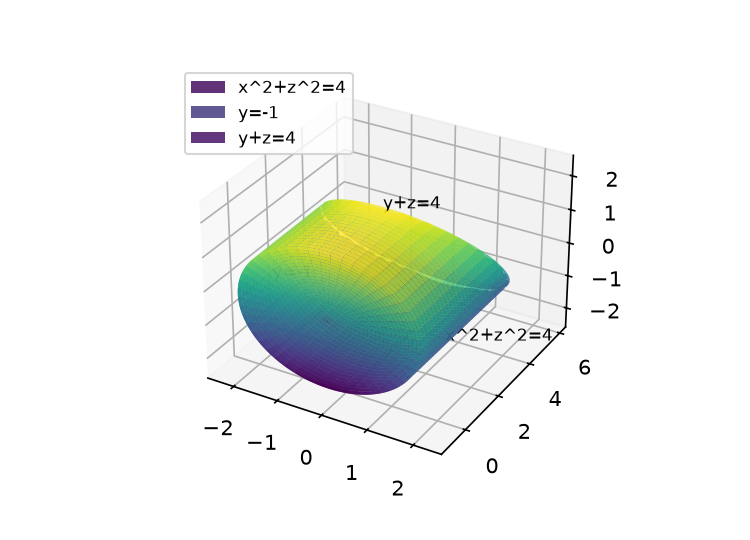

The script that saved this image:
"""Plot the solid enclosed by x^2+z^2=4, y=-1, y+z=4."""
import matplotlib
matplotlib.use("Agg")
import matplotlib.pyplot as plt
import numpy as np
from mpl_toolkits.mplot3d import proj3d
fig, ax = plt.subplots(subplot_kw={"projection": "3d"}, figsize=(5, 3.6), dpi=150)
th = np.linspace(0, 2*np.pi, 100)
yy = np.linspace(-1, 6, 40)
T, Y = np.meshgrid(th, yy)
mask = (Y < -1) | (Y > 4 - 2*np.sin(T))
ax.plot_surface(np.ma.masked_where(mask, 2*np.cos(T)), np.ma.masked_where(mask, Y), np.ma.masked_where(mask, 2*np.sin(T)), cmap="viridis", alpha=0.85)
rad = np.linspace(0, 2, 24)
R, TH = np.meshgrid(rad, th)
X1, Z1 = R*np.cos(TH), R*np.sin(TH)
ax.plot_surface(X1, np.full_like(X1, -1.0), Z1, cmap="viridis", alpha=0.85)
Z2 = R*np.sin(TH)
ax.plot_surface(X1, 4 - Z2, Z2, cmap="viridis", alpha=0.85)
ax.set_xlim(-2.6, 2.6); ax.set_ylim(-1.4, 6.4); ax.set_zlim(-2.6, 2.6)
ax.legend(["x^2+z^2=4", "y=-1", "y+z=4"], loc="upper left", fontsize=8)
fig.canvas.draw()
def put(p, s):
    px, py, pz = proj3d.proj_transform(p[0], p[1], p[2], ax.get_proj())
    dx, dy = ax.transData.transform((px, py))
    fx = (dx - ax.bbox.x0) / (ax.bbox.x1 - ax.bbox.x0)
    fy = (dy - ax.bbox.y0) / (ax.bbox.y1 - ax.bbox.y0)
    return ax.text2D(fx, fy, s, transform=ax.transAxes, fontsize=8)
put((1.4142, 2.0, -1.4142), "x^2+z^2=4")
put((-1.2, -1.0, 0.8), "y=-1")
put((0.0, 2.1, 1.9), "y+z=4")
fig.canvas.draw()
renderer = fig.canvas.get_renderer()
for a in list(ax.texts) + ([ax.get_legend()] if ax.get_legend() else []):
    box = a.get_window_extent(renderer)
    name = a.get_text() if hasattr(a, "get_text") else "legend"
    assert ax.bbox.x0 - 1 <= box.x0 and box.x1 <= ax.bbox.x1 + 1, name
    assert ax.bbox.y0 - 1 <= box.y0 and box.y1 <= ax.bbox.y1 + 1, name
fig.savefig("calculus-15.7.22/solution/part1_figure1.png", dpi=150)
print("figure saved")
